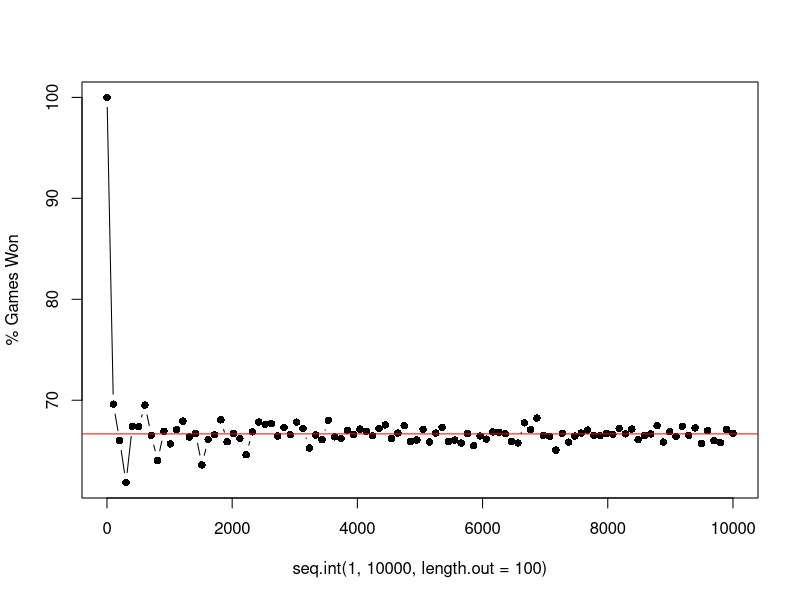

Generate this figure with R:
## ---- chunk 1
knitr::opts_chunk$set(echo = TRUE)
## ---- chunk 2

Monty_Hall <- function(change_mind = TRUE, N = 3){
  
  # set up doors --------------------------
  doors <- rep(0,N)
  
  avaliable_doors <- 1:N
  
  # put the car in a door -----------------
  car_door <- sample(avaliable_doors, 1)
  doors[car_door] <- 1 
  
  # player choice -------------------------
  choice <- sample(avaliable_doors, 1)
  
  # remove doors without the car ----------
  if (choice != car_door){
    avaliable_doors <- avaliable_doors[-avaliable_doors[-c(choice, car_door)]]
  }else if (choice == car_door) {
    avaliable_doors <- c(avaliable_doors[choice], sample(avaliable_doors[-choice],1))
  }
  
  # player's second chance ----------------
  if (change_mind == TRUE) choice  <- avaliable_doors[avaliable_doors != choice]
  
  # check if player won -------------------
  if (doors[choice] == 1) return("Win!")
  
}
## ---- chunk 3
Monte_Carlo <- function(games = 1000, ...){
  
  result <- c()
  
  for(i in 1:games) result <- c(result, Monty_Hall(...))
  
  return(100*length(result)/games)
}
## ---- chunk 4

convergance <- c()
for(j in seq.int(1,10000,length.out = 100)) convergance <- c(convergance, Monte_Carlo(games = j))
plot(seq.int(1,10000,length.out = 100),convergance, type = 'b', pch = 16, ylab = "% Games Won"); abline(h = 100*2/3, col = 'red')

## ---- chunk 5
Monte_Carlo(games = 1000, change_mind = TRUE)
Monte_Carlo(games = 1000, change_mind = FALSE)
## ---- chunk 6
Monte_Carlo(games = 1000, change_mind = TRUE, N = 100)
Monte_Carlo(games = 1000, change_mind = FALSE, N = 100)
